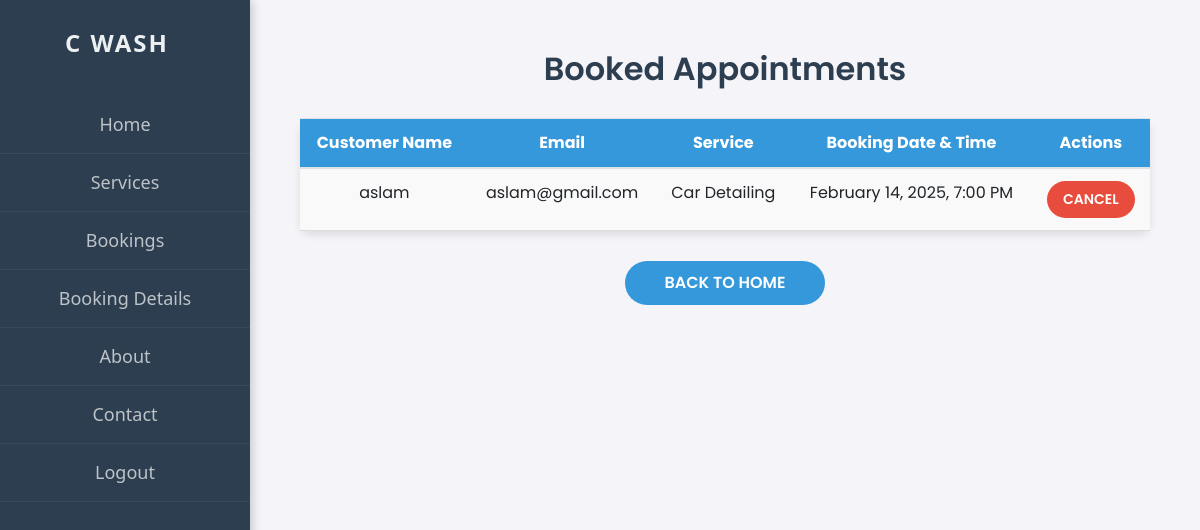
/view_appointments/ (signed in), run on an earlier commit of the app's database.
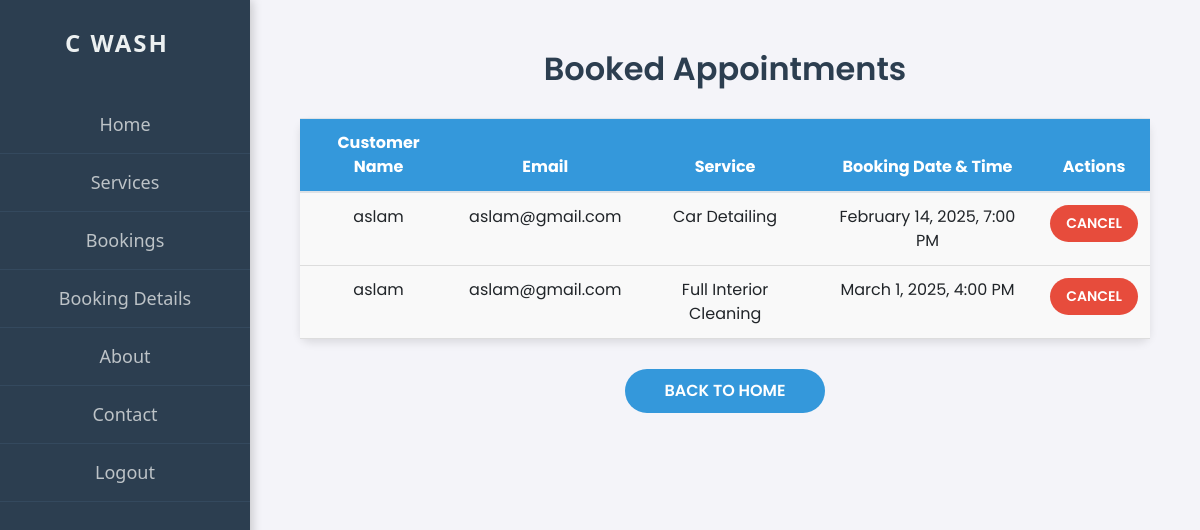
And on a later commit of the database.
### app/models.py (models this page shows, shortened)
class Appointment(models.Model):
    user = models.ForeignKey(User, on_delete=models.CASCADE, related_name='appointments')
    name = models.CharField(max_length=100)
    email = models.EmailField()
    service = models.CharField(max_length=100)
    date = models.DateTimeField()

### app/views.py (the view)
# urls.py: path('view_appointments/', views.view_appointments, name='view_appointments'),
@login_required
def view_appointments(request):
    appointments = Appointment.objects.filter(user=request.user)
    return render(request, 'user/view_appointments.html', {'appointments': appointments})

### templates/user/view_appointments.html (shortened to what this page needs)
<!DOCTYPE html>
<html lang="en">
<head>
    <link rel="stylesheet" href="https://maxcdn.bootstrapcdn.com/bootstrap/4.5.2/css/bootstrap.min.css">
</head>
<body>
    <div class="sidebar">
        <div class="navbar-brand">C WASH</div>
        <a href="/user_home">Home</a>
        <a href="/services">Services</a>
        <a href="/book_appointment">Bookings</a>
        <a href="#">Booking Details</a>
        <a href="/about">About</a>
        <a href="/contact">Contact</a>
        <a href="/shp_logout">Logout</a>
    </div>
    <h2>Booked Appointments</h2>
    <table class="table">
        <thead>
            <tr>
                <th>Customer Name</th>
                <th>Email</th>
                <th>Service</th>
                <th>Booking Date & Time</th>
                <th>Actions</th>
            </tr>
        </thead>
        <tbody>
            {% for appointment in appointments %}
                <tr>
                    <td>{{ appointment.name }}</td>
                    <td>{{ appointment.email }}</td>
                    <td>{{ appointment.service }}</td>
                    <td>{{ appointment.date|date:"F j, Y, g:i A" }}</td>
                    <td>
                        <form action="{% url 'delete_appointment' appointment.id %}" method="POST" style="display:inline;">
                            <button type="submit" class="btn-delete">Cancel</button>
                        </form>
                    </td>
                </tr>
            {% empty %}
                <tr>
                    <td colspan="5">No appointments found.</td>
                </tr>
            {% endfor %}
        </tbody>
    </table>
    <a href="/" class="btn-back">Back to Home</a>
</body>
</html>

What changed in the data, as far as the page shows it:
added Appointment: name "aslam", email "aslam@gmail.com", service "Full Interior Cleaning", date "March 1, 2025, 4:00 PM"
